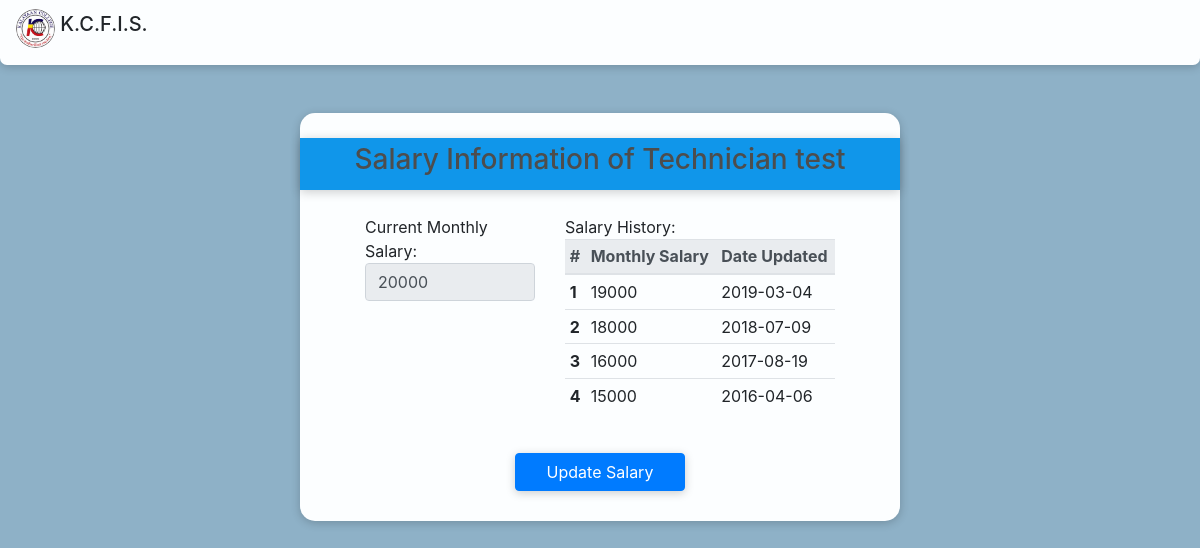
The page /staff_salary_info.php?staffid=2 on the database as committed earlier.
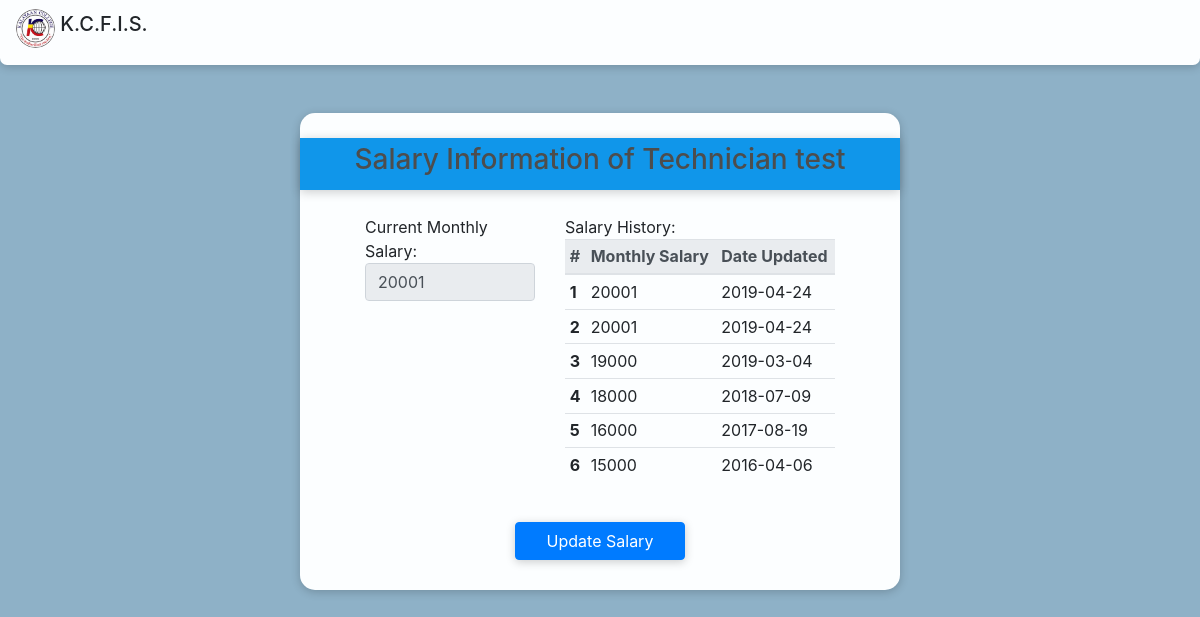
The same page on the database as committed later.
### tables this page shows
CREATE TABLE `staffsalarytab` (
  `staffsalaryID` int(11) NOT NULL AUTO_INCREMENT,
  `staffID` int(11) NOT NULL,
  `monthlySalary` int(11) NOT NULL,
  `dateUpdated` date NOT NULL,
  PRIMARY KEY (`staffsalaryID`),
  KEY `staffID` (`staffID`),
  CONSTRAINT `staffsalarytab_ibfk_1` FOREIGN KEY (`staffID`) REFERENCES `staffinfotab` (`staffID`)
);

### staff_salary_info.php (the view, shortened to what this page needs)
<?php
  require_once "template.php";
  require 'includes/db.inc.php';
  require 'functions.php';
  $sql = "SELECT *
          FROM staffinfotab
          WHERE staffID = ?";
  $stmt = $conn->prepare($sql);
  $stmt->bind_param("i", $_GET['staffid']);
  $stmt->execute();
  $result = $stmt->get_result();
  while($row = $result->fetch_assoc()){
    $staffID = $row['staffID'];
    $lname = $row['lname'];
    $fname = $row['fname'];
  }
  $sql = "SELECT monthlySalary, dateUpdated
          FROM staffsalarytab
          WHERE dateUpdated = (SELECT max(dateUpdated) FROM staffsalarytab WHERE staffID = ?)";
  $stmt = $conn->prepare($sql);
  $stmt->bind_param("i", $staffID);
  $stmt->execute();
  $result = $stmt->get_result();
  while($row = $result->fetch_assoc()){
    $monthlySalary = $row['monthlySalary'];
  }
?>
    <div class="container form-box-md">
      <div class="row form-group form-title">
        <div class="col-sm-12 text-center h3">
          Salary Information of <?php echo $fname." ".$lname ?>
        </div>
      </div>
      <div class="row">
        <label for="fname" class="col-sm-4 offset-sm-1">Current Monthly Salary:
          <input readonly value="<?php echo empty($monthlySalary) ? "None" : $monthlySalary; ?>" type="text" class="form-control col-sm-12" id="monthlySalary" name="monthlySalary">
        </label>
        <label for="mname" class="col-sm-6">Salary History:
          <table class="table table-hover table-sm">
            <thead class="thead-light">
              <tr>
                <th scope="col">#</th>
                <th scope="col">Monthly Salary</th>
                <th scope="col">Date Updated</th>
              </tr>
            </thead>
            <tbody>
              <?php
                salarylist($staffID);
              ?>
            </tbody>
          </table>
        </label>
      </div>
      <div class="row pt-sm-3">
        <div class="col-sm-4 offset-sm-4">
          <input type="submit" onclick="document.location='update_staff_salary.php?staffid=<?php echo $staffID ?>'" value="Update Salary" name="staffid" class="btn btn-primary btn-block"/>
        </div>
      </div>
    </div>

### functions.php (shortened to what this page needs)
    <?php
function salarylist($staffID){
  require 'includes/db.inc.php';
  $sql = "SELECT *
          FROM staffsalarytab
          WHERE staffID = ?
          ORDER BY dateUpdated DESC";
  $stmt = $conn->prepare($sql);
  $stmt->bind_param("s", $staffID);
  $stmt->execute();
  $result = $stmt->get_result();
  $count = 1;
  while($row = $result->fetch_assoc()){
    $monthlySalary = $row['monthlySalary'];
    $dateUpdated = $row['dateUpdated'];
    ?>
    <tr>
      <th scope="row"><?php echo $count ?></th>
      <td><?php echo $monthlySalary ?></td>
      <td><?php echo $dateUpdated ?></td>
    </tr>
    <?php
    $count = $count + 1;
  }
}
    ?>

Rows that differ between the two databases and show on the page:
added staffsalarytab: monthlySalary "20001", dateUpdated "2019-04-24"
added staffsalarytab: monthlySalary "20001", dateUpdated "2019-04-24"
Other text that changed with them:
form field monthlySalary: "20000" → "20001"
